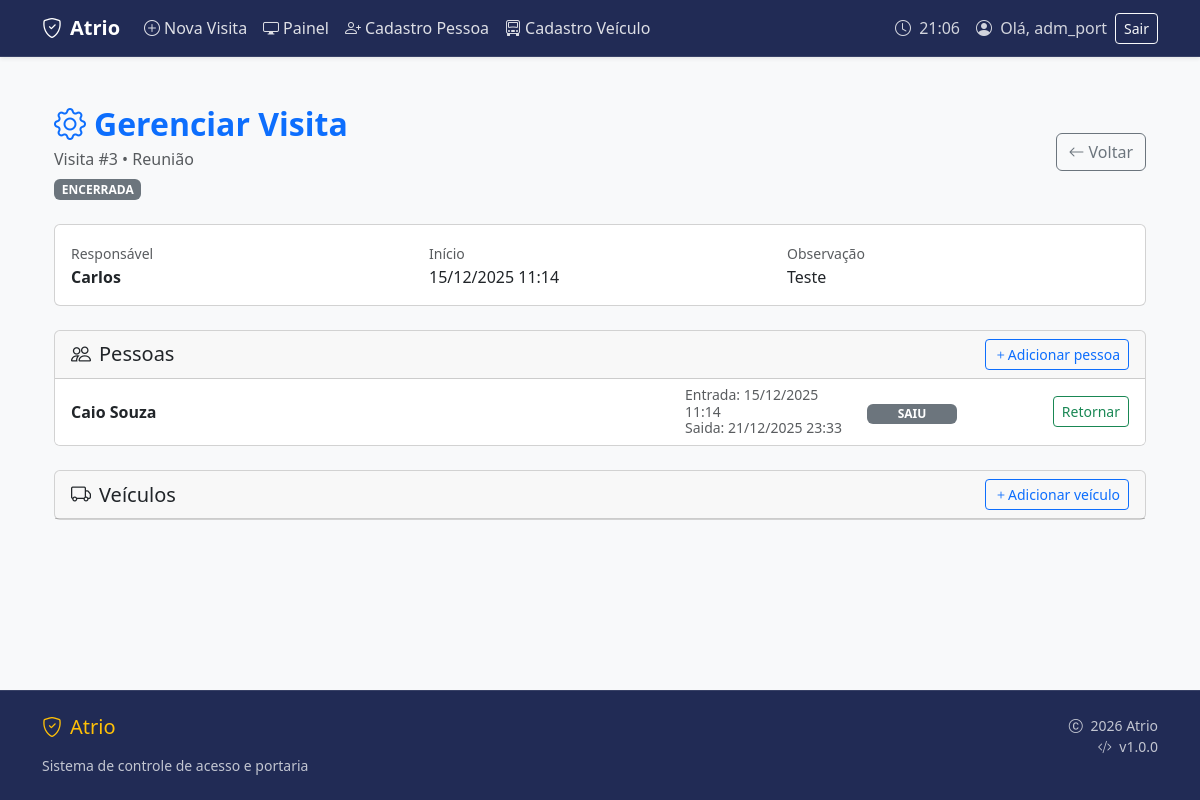
Page /visitas/3/ (signed in) on the committed database.
### apps/visitas/models.py (models this page shows, shortened)
class GrupoVisita(models.Model):
    data_entrada = models.DateTimeField(auto_now_add=True)
    data_saida = models.DateTimeField(blank=True, null=True)
    autorizado_por = models.CharField(max_length=200, blank=True, null=True)
    motivo = models.CharField(max_length=200, blank=True, null=True)
    observacao = models.TextField(blank=True, null=True)

class VisitaPessoa(models.Model):
    grupo = models.ForeignKey(
        GrupoVisita,
        on_delete=models.CASCADE,
        related_name="pessoas"
    )
    pessoa = models.ForeignKey(
        "pessoas.Pessoa",
        on_delete=models.CASCADE
    )
    data_entrada = models.DateTimeField(auto_now_add=True)
    data_saida = models.DateTimeField(blank=True, null=True)

### apps/pessoas/models.py (models this page shows, shortened)
class Pessoa(models.Model):
    TIPO_CHOICES = [
        ("visitante", "Visitante"),
        ("funcionario", "Funcionário"),
        ("motorista", "Motorista"),
    ]
    nome = models.CharField(max_length=200)
    empresa = models.CharField(max_length=200, blank=True, null=True)
    tipo = models.CharField(max_length=20, choices=TIPO_CHOICES, blank=True, null=True)
    observacao = models.TextField(blank=True, null=True)
    criado_em = models.DateTimeField(auto_now_add=True)
    class Meta:
        app_label = "pessoas"

### apps/ui/views.py (the view)
# urls.py: path('visitas/<int:id>/', views.gerenciar_visita, name='gerenciar_visita'),
@login_required
def gerenciar_visita(request, id):
    visita = get_object_or_404(GrupoVisita, pk=id)
    pessoas = VisitaPessoa.objects.filter(grupo=visita).select_related("pessoa")
    veiculos = VisitaVeiculo.objects.filter(grupo=visita).select_related("veiculo")
    return render(request, "ui/gerenciar_visita.html", {
        "visita": visita,
        "pessoas": pessoas,
        "veiculos": veiculos,
    })

### apps/ui/templates/ui/gerenciar_visita.html (shortened to what this page needs)
{% extends "ui/base.html" %}
{% load static %}
{% block content %}
<div class="container-fluid py-4">
  <div class="d-flex justify-content-between align-items-center mb-4">
    <div>
      <h2 class="fw-bold text-primary mb-1">
        <i class="bi bi-gear me-2"></i>Gerenciar Visita
      </h2>
      <p class="text-muted mb-0">
        Visita #{{ visita.id }} • {{ visita.motivo }}
      </p>
      {% if visita.data_saida %}
        <span class="badge bg-secondary mt-2">ENCERRADA</span>
      {% else %}
        <span class="badge bg-success mt-2">ABERTA</span>
      {% endif %}
    </div>
    <div class="d-flex gap-2">
      <a href="{% url 'ui:visitas' %}" class="btn btn-outline-secondary" id="btnVoltarVisitas" data-default-url="{% url 'ui:visitas' %}">
        <i class="bi bi-arrow-left me-1"></i>Voltar
      </a>
    </div>
  </div>
  <div class="card mb-4">
    <div class="card-body">
      <div class="row g-3">
        <div class="col-md-4">
          <small class="text-muted">Responsável</small>
          <div class="fw-semibold">{{ visita.autorizado_por }}</div>
        </div>
        <div class="col-md-4">
          <small class="text-muted">Início</small>
          <div>{{ visita.data_entrada|date:"d/m/Y H:i" }}</div>
        </div>
        <div class="col-md-4">
          <small class="text-muted">Observação</small>
          <div>{{ visita.observacao|default:"—" }}</div>
        </div>
      </div>
    </div>
  </div>
  <div class="card mb-4">
    <div class="card-header d-flex justify-content-between align-items-center">
      <h5 class="mb-0">
        <i class="bi bi-people me-2"></i>Pessoas
      </h5>
      <button
        id="btnAddPessoaGerenciar"
        class="btn btn-sm btn-outline-primary"
        onclick="mostrarBuscaPessoa()">
        <i class="bi bi-plus"></i>Adicionar pessoa
      </button>
    </div>
    <ul class="list-group list-group-flush">
      {% for p in pessoas %}
        <li class="list-group-item">
          <div class="linha-visita">
            <div class="col-nome">
              <strong>{{ p.pessoa.nome }}</strong>
            </div>
            <div class="col-datas text-muted small">
              <div>Entrada: {{ p.data_entrada|date:"d/m/Y H:i" }}</div>
              <div>Saida: {{ p.data_saida|date:"d/m/Y H:i"|default:"-" }}</div>
            </div>
            <div class="col-status">
              {% if p.data_saida %}
                <span class="badge bg-secondary status-badge">SAIU</span>
              {% else %}
                <span class="badge bg-success status-badge">DENTRO</span>
              {% endif %}
            </div>
            <div class="col-acao">
              {% if p.data_saida %}
                <button class="btn btn-sm btn-outline-success"
                        onclick="registrarEntradaPessoa({{ p.id }})">
                  Retornar
                </button>
              {% else %}
                <button class="btn btn-sm btn-outline-danger"
                        onclick="registrarSaidaPessoa({{ p.id }})">
                  Registrar saída
                </button>
              {% endif %}
            </div>
          </div>
        </li>
      {% endfor %}
    </ul>
  </div>
  <div class="card">
    <div class="card-header d-flex justify-content-between align-items-center">
      <h5 class="mb-0">
        <i class="bi bi-truck me-2"></i>Veículos
      </h5>
      <button
        id="btnAddVeiculoGerenciar"
        class="btn btn-sm btn-outline-primary"
        onclick="mostrarBuscaVeiculo()">
        <i class="bi bi-plus"></i>Adicionar veículo
      </button>
    </div>
  </div>
</div>
{% endblock %}

### apps/ui/templates/ui/base.html (shortened to what this page needs)
{% load static %}
<!DOCTYPE html>
<html lang="pt-BR">
<head>
  <link href="https://cdn.jsdelivr.net/npm/bootstrap@5.3.3/dist/css/bootstrap.min.css" rel="stylesheet">
  <link href="https://cdn.jsdelivr.net/npm/bootstrap-icons@1.11.3/font/bootstrap-icons.min.css" rel="stylesheet">
  <link rel="stylesheet" href="{% static 'css/estilos.css' %}">
</head>
<body class="d-flex flex-column min-vh-100 bg-light">
<nav class="navbar navbar-expand-lg navbar-dark navbar-custom shadow-sm">
  <div class="container">
    <a class="navbar-brand fw-bold" href="{% url 'ui:painel' %}">
      <i class="bi bi-shield-check me-2"></i>Atrio
    </a>
    <div class="collapse navbar-collapse" id="navbarNav">
      <ul class="navbar-nav me-auto">
        <li class="nav-item">
          <a class="nav-link {% if request.resolver_match.url_name == 'nova_visita' %}active{% endif %}"
             href="{% url 'ui:nova_visita' %}">
            <i class="bi bi-plus-circle me-1"></i>Nova Visita
          </a>
        </li>
        <li class="nav-item">
          <a class="nav-link {% if request.resolver_match.url_name == 'painel' %}active{% endif %}"
             href="{% url 'ui:painel' %}">
            <i class="bi bi-display me-1"></i>Painel
          </a>
        </li>
        <li class="nav-item">
          <a class="nav-link {% if request.resolver_match.url_name == 'cadastro_pessoa' %}active{% endif %}"
             href="{% url 'ui:cadastro_pessoa' %}">
            <i class="bi bi-person-plus me-1"></i>Cadastro Pessoa
          </a>
        </li>
        <li class="nav-item">
          <a class="nav-link {% if request.resolver_match.url_name == 'cadastro_veiculo' %}active{% endif %}"
             href="{% url 'ui:cadastro_veiculo' %}">
            <i class="bi bi-truck-front me-1"></i>Cadastro Veículo
          </a>
        </li>
      </ul>
      <div class="d-flex align-items-center gap-3">
        <div class="navbar-text d-none d-lg-block">
          <i class="bi bi-clock me-1"></i>
          <span id="currentTime">{{ now|date:"H:i" }}</span>
        </div>
        {% if request.user.is_authenticated %}
          <div class="d-none d-lg-flex align-items-center gap-2">
            <div class="navbar-text">
              <i class="bi bi-person-circle me-1"></i>
              Olá, {{ request.user.get_full_name|default:request.user.username }}
            </div>
            <form method="post" action="{% url 'logout' %}" class="d-inline">
              <button type="submit" class="btn btn-sm btn-outline-light">
                Sair
              </button>
            </form>
          </div>
        {% else %}
          <a class="btn btn-sm btn-outline-light" href="{% url 'login' %}">
            Entrar
          </a>
        {% endif %}
      </div>
    </div>
  </div>
</nav>
<main class="container py-4 flex-grow-1">
  {% block content %}{% endblock %}
</main>
<footer class="footer-custom footer mt-auto text-light py-4">
  <div class="container">
    <div class="row">
      <div class="col-md-6">
        <h5 class="text-warning mb-3">
          <i class="bi bi-shield-check me-2"></i>Atrio
        </h5>
        <p class="small text-light mb-0 opacity-75">
          Sistema de controle de acesso e portaria
        </p>
      </div>
      <div class="col-md-6 text-md-end">
        <p class="small text-light mb-0 opacity-75">
          <i class="bi bi-c-circle me-1"></i> {% now "Y" %} Atrio
        </p>
        <p class="small text-light opacity-75 mb-0">
          <i class="bi bi-code-slash me-1"></i> v1.0.0
        </p>
      </div>
    </div>
  </div>
</footer>
</body>
</html>

### apps/ui/static/css/estilos.css (style rules this page uses)
:root { --info-color: #0dcaf0; --system-online: #198754; --system-offline: #dc3545; --warning-bg: #fff3cd; --warning-border: #ffc107; --critical-bg: #f8d7da; --critical-border: #dc3545; }
.navbar-custom { background-color: #212b55 !important; border-bottom: 1px solid rgba(255, 255, 255, 0.1); }
.footer-custom { background-color: #212b55 !important; border-top: 1px solid rgba(255, 255, 255, 0.1); }
.navbar-custom .nav-link { color: rgba(255, 255, 255, 0.85) !important; transition: all 0.2s ease; }
.navbar-custom .navbar-brand { color: #fff !important; }
.navbar-custom .navbar-text { color: rgba(255, 255, 255, 0.8) !important; }

### apps/ui/templates/ui/gerenciar_visita.html (style rules this page uses)
.linha-visita { display: grid; grid-template-columns: 1fr 170px 90px 160px; align-items: center; column-gap: 12px; }
.col-nome { min-width: 0; white-space: nowrap; overflow: hidden; text-overflow: ellipsis; }
.status-badge { display: inline-block; width: 90px; text-align: center; }
.col-acao { text-align: right; }
.col-datas { line-height: 1.2; }

### rows in the picture
GrupoVisita: id "3", motivo "Reunião", autorizado_por "Carlos", data_entrada "15/12/2025 11:14", observacao "Teste"
VisitaPessoa: pessoa.nome "Caio Souza", data_entrada "15/12/2025 11:14", data_saida "21/12/2025 23:33", shows "SAIU"

### other values in the picture
{{ request.user.get_full_name|default:request.user.username }} "adm_port"
